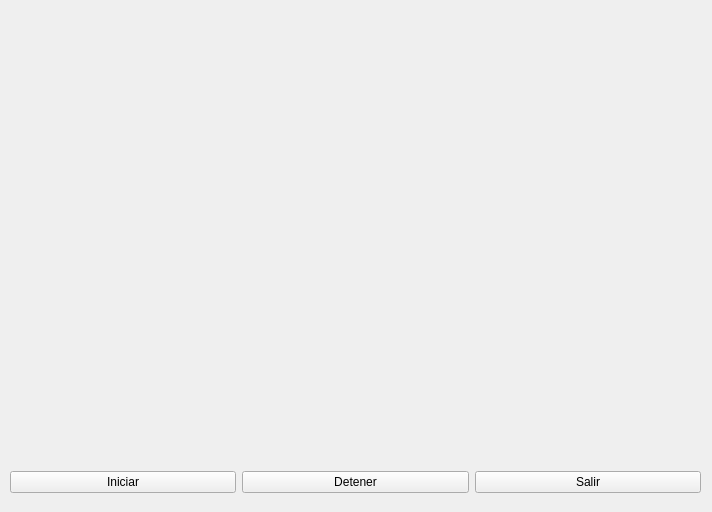
<?xml version="1.0" encoding="UTF-8"?>
<ui version="4.0">
 <class>MainWindow</class>
 <widget class="QMainWindow" name="MainWindow">
  <property name="geometry">
   <rect>
    <x>0</x>
    <y>0</y>
    <width>712</width>
    <height>512</height>
   </rect>
  </property>
  <property name="windowTitle">
   <string>MainWindow</string>
  </property>
  <widget class="QWidget" name="centralwidget">
   <widget class="QWidget" name="pecerawidget" native="true">
    <property name="geometry">
     <rect>
      <x>10</x>
      <y>0</y>
      <width>700</width>
      <height>469</height>
     </rect>
    </property>
    <property name="styleSheet">
     <string notr="true">background-image: url(:/imgs/pecera2.png);</string>
    </property>
    <widget class="QLabel" name="label">
     <property name="geometry">
      <rect>
       <x>10</x>
       <y>10</y>
       <width>100</width>
       <height>37</height>
      </rect>
     </property>
     <property name="text">
      <string/>
     </property>
    </widget>
   </widget>
   <widget class="QWidget" name="layoutWidget">
    <property name="geometry">
     <rect>
      <x>10</x>
      <y>470</y>
      <width>691</width>
      <height>25</height>
     </rect>
    </property>
    <layout class="QHBoxLayout" name="horizontalLayout">
     <item>
      <widget class="QPushButton" name="pushButton">
       <property name="text">
        <string>Iniciar</string>
       </property>
      </widget>
     </item>
     <item>
      <widget class="QPushButton" name="pushButton_2">
       <property name="text">
        <string>Detener</string>
       </property>
      </widget>
     </item>
     <item>
      <widget class="QPushButton" name="pushButton_3">
       <property name="text">
        <string>Salir</string>
       </property>
      </widget>
     </item>
    </layout>
   </widget>
  </widget>
 </widget>
 <resources/>
 <connections/>
</ui>
